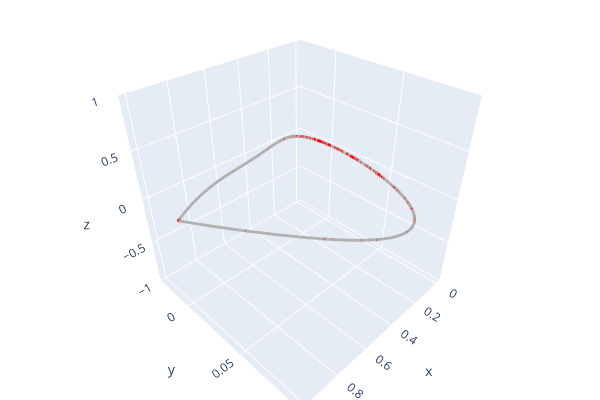

Notebook source saved alongside this figure:
### Code cell
# 1) Grab one classification sample
random_idx = np.random.randint(len(test_dataset))
points, cls_label = test_dataset[random_idx]     # points: (N, 3), cls_label: scalar
points = points.to(DEVICE)

# 2) Forward pass to get logits and critical indices
with torch.no_grad():
    logits, crit_idxs, _ = classifier35(points.unsqueeze(0).transpose(2, 1))  # crit_idxs: (1, C)
    crit_idxs = crit_idxs[0]                                                # (C,)
    crit_idxs = torch.unique(crit_idxs)                                     # unique indices

# 3) Build point clouds for visualization
all_pts  = points.cpu().numpy()                   # (N, 3)
crit_pts = all_pts[crit_idxs.cpu().numpy()]       # (M, 3) with M <= C

# Open3D requires colors in [0, 1]
import open3d as o3
import numpy as np

grey = np.array([0.7, 0.7, 0.7])
red  = np.array([1.0, 0.0, 0.0])

pc_all = o3.geometry.PointCloud()
pc_all.points = o3.utility.Vector3dVector(all_pts)
pc_all.colors = o3.utility.Vector3dVector(np.repeat(grey[None, :], all_pts.shape[0], axis=0))

pc_crit = o3.geometry.PointCloud()
pc_crit.points = o3.utility.Vector3dVector(crit_pts)
pc_crit.colors = o3.utility.Vector3dVector(np.repeat(red[None, :], crit_pts.shape[0], axis=0))

o3.visualization.draw_plotly([pc_all, pc_crit])   # or draw(pc_all); draw(pc_crit) locally

### Figure 1 — Plotly figure (JSON) as saved in the notebook; plotly's stock layout.template omitted (floating-point values rounded to 4 significant figures; data arrays with more than 128 entries replaced by an {"elided": "..."} marker saying what was removed)
{"data": [{"marker": {"color": {"elided": "10000x3 float values"}, "size": 1}, "mode": "markers", "type": "scatter3d", "x": {"elided": "10000 float values"}, "y": {"elided": "10000 float values"}, "z": {"elided": "10000 float values"}}, {"marker": {"color": {"elided": "276x3 float values"}, "size": 1}, "mode": "markers", "type": "scatter3d", "x": {"elided": "276 float values"}, "y": {"elided": "276 float values"}, "z": {"elided": "276 float values"}}], "layout": {"height": 400, "margin": {"b": 0, "l": 0, "r": 0, "t": 0}, "scene": {"camera": {"center": {"x": 0, "y": 0, "z": 0}, "up": {"x": 0, "y": 0, "z": 1}}}, "showlegend": false, "width": 600}}
